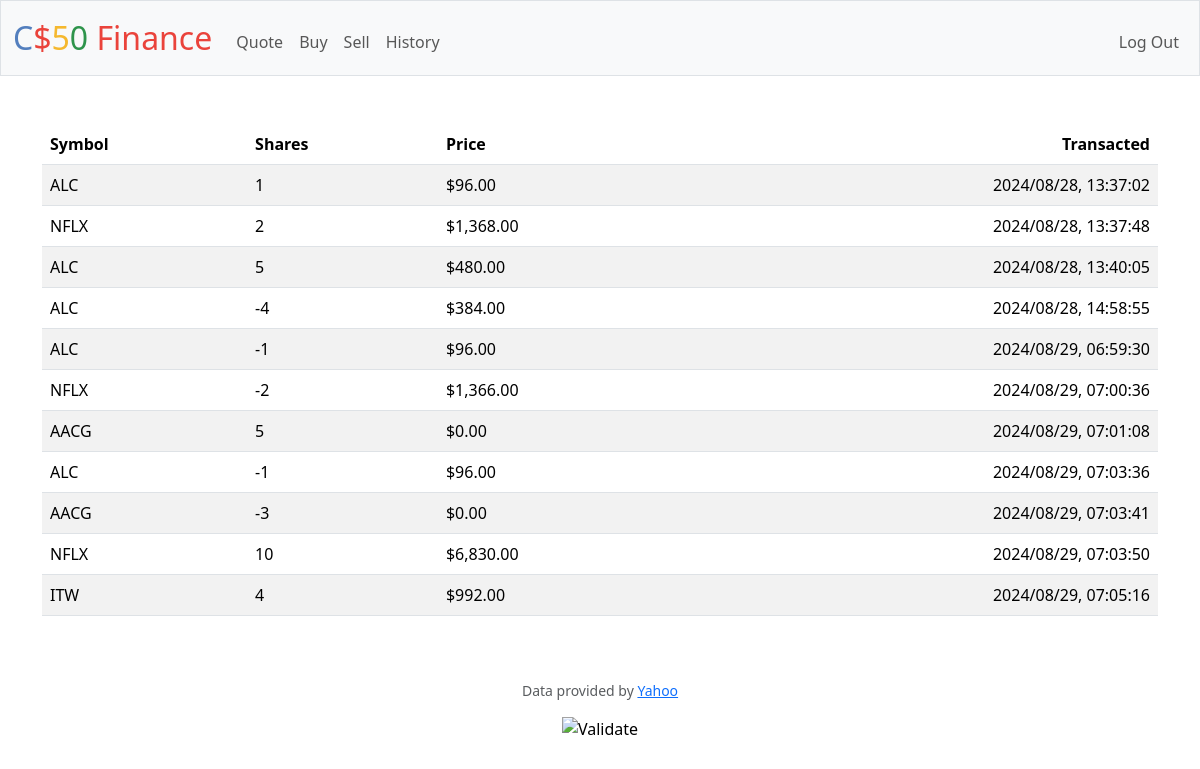
Screenshot of /history (signed in) with the database file from the repository.
### tables this page shows
CREATE TABLE transactions (
    id INTEGER PRIMARY KEY AUTOINCREMENT NOT NULL,
    date_time TEXT NOT NULL,
    symbol TEXT NOT NULL,
    shares INTEGER NOT NULL,
    amount NUMERIC NOT NULL,
    user_id INTEGER,
    FOREIGN KEY(user_id) REFERENCES users(id)
);

### app.py (the view)
@app.route("/history")
@login_required
def history():
    STOCKS = db.execute(
        "SELECT symbol, shares, amount, date_time FROM transactions WHERE user_id = ? ORDER BY date_time ASC", session["user_id"])
    return render_template("history.html", stocks=STOCKS)

### app.py (called while the page is built)
@app.after_request
def after_request(response):
    response.headers["Cache-Control"] = "no-cache, no-store, must-revalidate"
    response.headers["Expires"] = 0
    response.headers["Pragma"] = "no-cache"
    return response

### helpers.py (called while the page is built)
def login_required(f):
    @wraps(f)
    def decorated_function(*args, **kwargs):
        if session.get("user_id") is None:
            return redirect("/login")
        return f(*args, **kwargs)
    return decorated_function

def usd(value):
    return f"${value:,.2f}"

### templates/history.html
{% extends "layout.html" %}
{% block main %}
    <table class="table table-striped">
        <thead>
            <tr>
                <th class="text-start">Symbol</th>
                <th class="text-start">Shares</th>
                <th class="text-start">Price</th>
                <th class="text-end">Transacted</th>
            </tr>
        </thead>
        <tbody>
            {% for stock in stocks %}
                <tr>
                <td class="text-start">{{ stock.symbol }}</td>
                    <td class="text-start">{{ stock.shares }}</td>
                    <td class="text-start">{{ stock.amount | usd }}</td>
                    <td class="text-end">{{ stock.date_time }}</td>
                </tr>
            {% endfor %}
        </tbody>
    </table>
{% endblock %}

### templates/layout.html (shortened to what this page needs)
<!DOCTYPE html>
<html lang="en">
    <head>
        <link href="https://cdn.jsdelivr.net/npm/bootstrap@5.3.3/dist/css/bootstrap.min.css" rel="stylesheet">
        <link href="/static/styles.css" rel="stylesheet">
    </head>
    <body>
        <nav class="bg-light border navbar navbar-expand-md navbar-light">
            <div class="container-fluid">
                <a class="navbar-brand" href="/"><span class="blue">C</span><span class="red">$</span><span class="yellow">5</span><span class="green">0</span> <span class="red">Finance</span></a>
                <div class="collapse navbar-collapse" id="navbar">
                    {% if session["user_id"] %}
                        <ul class="navbar-nav me-auto mt-2">
                            <li class="nav-item"><a class="nav-link" href="/quote">Quote</a></li>
                            <li class="nav-item"><a class="nav-link" href="/buy">Buy</a></li>
                            <li class="nav-item"><a class="nav-link" href="/sell">Sell</a></li>
                            <li class="nav-item"><a class="nav-link" href="/history">History</a></li>
                        </ul>
                        <ul class="navbar-nav ms-auto mt-2">
                            <li class="nav-item"><a class="nav-link" href="/logout">Log Out</a></li>
                        </ul>
                    {% else %}
                        <ul class="navbar-nav ms-auto mt-2">
                            <li class="nav-item"><a class="nav-link" href="/register">Register</a></li>
                            <li class="nav-item"><a class="nav-link" href="/login">Log In</a></li>
                        </ul>
                    {% endif %}
                </div>
            </div>
        </nav>
        <main class="container py-5 text-center">
            {% block main %}{% endblock %}
        </main>
        <footer class="mb-5">
            <p class="mb-3 small text-center text-muted">
                Data provided by <a href="https://finance.yahoo.com/">Yahoo</a>
            </p>
            <form action="https://validator.w3.org/check" class="text-center" enctype="multipart/form-data" method="post" target="_blank">
                <input alt="Validate" src="/static/I_heart_validator.png" type="image">
            </form>
        </footer>
    </body>
</html>

### static/styles.css (style rules this page uses)
nav .navbar-brand { font-size: xx-large; }
nav .navbar-brand .blue { color: #537fbe; }
nav .navbar-brand .red { color: #ea433b; }
nav .navbar-brand .yellow { color: #f5b82e; }
nav .navbar-brand .green { color: #2e944b; }

### rows the page displays
transactions: symbol "ALC", shares "1", amount "$96.00", date_time "2024/08/28, 13:37:02"
transactions: symbol "NFLX", shares "2", amount "$1,368.00", date_time "2024/08/28, 13:37:48"
transactions: symbol "ALC", shares "5", amount "$480.00", date_time "2024/08/28, 13:40:05"
transactions: symbol "ALC", shares "-4", amount "$384.00", date_time "2024/08/28, 14:58:55"
transactions: symbol "ALC", shares "-1", amount "$96.00", date_time "2024/08/29, 06:59:30"
transactions: symbol "NFLX", shares "-2", amount "$1,366.00", date_time "2024/08/29, 07:00:36"
transactions: symbol "AACG", shares "5", amount "$0.00", date_time "2024/08/29, 07:01:08"
transactions: symbol "ALC", shares "-1", amount "$96.00", date_time "2024/08/29, 07:03:36"
transactions: symbol "AACG", shares "-3", amount "$0.00", date_time "2024/08/29, 07:03:41"
transactions: symbol "NFLX", shares "10", amount "$6,830.00", date_time "2024/08/29, 07:03:50"
transactions: symbol "ITW", shares "4", amount "$992.00", date_time "2024/08/29, 07:05:16"
